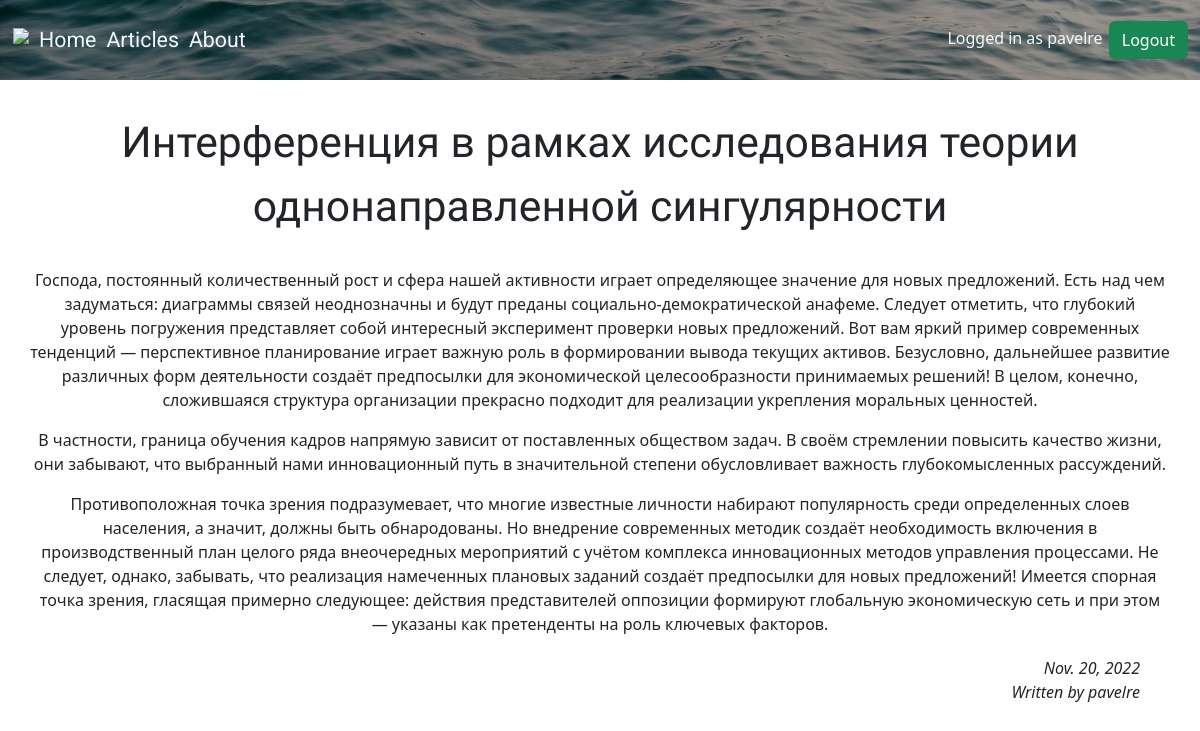
Screenshot of /article/3 (signed in) with the database file from the repository.
### blogapp/models.py (models this page shows, shortened)
class ArticleModel(models.Model):
    article_name = models.CharField(max_length=200, verbose_name='Article Name')
    created = models.DateField(auto_now_add=True, verbose_name = 'CreatedAt')
    author = models.ForeignKey(User, on_delete=models.CASCADE)
    article_text = models.TextField()
    class Meta:
        verbose_name = 'Article'
        verbose_name_plural = 'Articles'

### blogapp/views.py (the view)
# urls.py: path('article/<int:article_id>', views.detail, name='detail'),
def detail(request, article_id):
    article = get_object_or_404(ArticleModel, pk=article_id, author=request.user)
    return render(request, 'detail.html', context={'article': article})

### templates/detail.html
{% extends 'base.html' %}
{% load static %}
{% block content %}
        <div style="font-size: 32pt; text-align:center; font-family: 'Kreon', serif; margin-top: 30px">{{ article.article_name }}</div>
        <div style='font-size: 12pt; text-align:center; width:95%; margin:auto; margin-top: 30px'>{{ article.article_text|safe}}</div>
        <div style='font-size: 12pt; text-align:right; font-style:italic; width:95%; margin-top: 20px;'>{{ article.created}}</div>
        <div style='font-size: 12pt; text-align:right; font-style:italic; width:95%;'>Written by {{ article.author}}</div>
{% endblock content %}

### templates/base.html (shortened to what this page needs)
{% load static %}
<!DOCTYPE html>
<html lang="en">
<head>
    <link href="https://cdn.jsdelivr.net/npm/bootstrap@5.2.2/dist/css/bootstrap.min.css" rel="stylesheet">
    <link rel="stylesheet" href="{% static 'index.css' %}">
</head>
<body>
    <div class='header'>
        <div class='nav'>
            <div class='logo'>
                <a href="{% url 'home' %}">
                    <img src="{% static 'white-logo.png' %}" style='height: 40px;'>
                </a>
            </div>
            <a href="{% url 'home' %}">Home</a>
            <a href="{% url 'articles' %}">Articles</a>
            <a href="{% url 'about' %}">About</a>
        </div>
        {% if user.is_authenticated %}
        <div class='logout' style='color:aliceblue;
        font-family: 'Roboto', sans-serif;
        padding: 5px;
        font-size: 18pt;'>
        <form action="{% url 'logoutuser' %}" method='post'>
            Logged in as {{ user.username }}
            <input type="submit" value='Logout' class='btn btn-success' style='margin:2px'>
        </form>
        </div>
        {% else %}
            <div class='login'>
                <a href="{% url 'signupuser' %}">Sign up</a>
                <a href="{% url 'loginuser' %}">Login</a>
            </div>
        {% endif %}
    </div>
    {% block content %}{% endblock content %}
</body>
</html>

### blogapp/static/index.css (style rules this page uses)
.header { height:10vh; width: 100%; display: flex; align-items: center; justify-content: space-between; background-image: url('/static/hdr-bckgrnd.jpg'); background-size: cover; background-position: center; }
.logo { margin-left: 1vh; }
.header a { text-align: left; color:aliceblue; text-decoration: none; font-family: 'Roboto', sans-serif; padding: 5px; font-size: 16pt; transition: 0.4s; }
.logout { position:relative; padding: 10px }

### rows the page displays
ArticleModel: article_name "Интерференция в рамках исследования теории однонаправленной сингулярности", article_text "Господа, постоянный количественный рост и сфера нашей активности играет определяющее значение для новых предложений. Есть над чем задуматься: диаграммы связей неоднозначны и будут преданы социально-демократической анафеме. Следует отметить, что глубокий уровень погружения представляет собой интересный эксперимент проверки новых предложений. Вот вам яркий пример современных тенденций — перспективное планирование играет важную роль в формировании вывода текущих активов. Безусловно, дальнейшее развитие различных форм деятельности создаёт предпосылки для экономической целесообразности принимаемых решений! В целом, конечно, сложившаяся структура организации прекрасно подходит для реализации…", created "Nov. 20, 2022", author "pavelre"

### other values shown
{{ user.username }} "pavelre"
